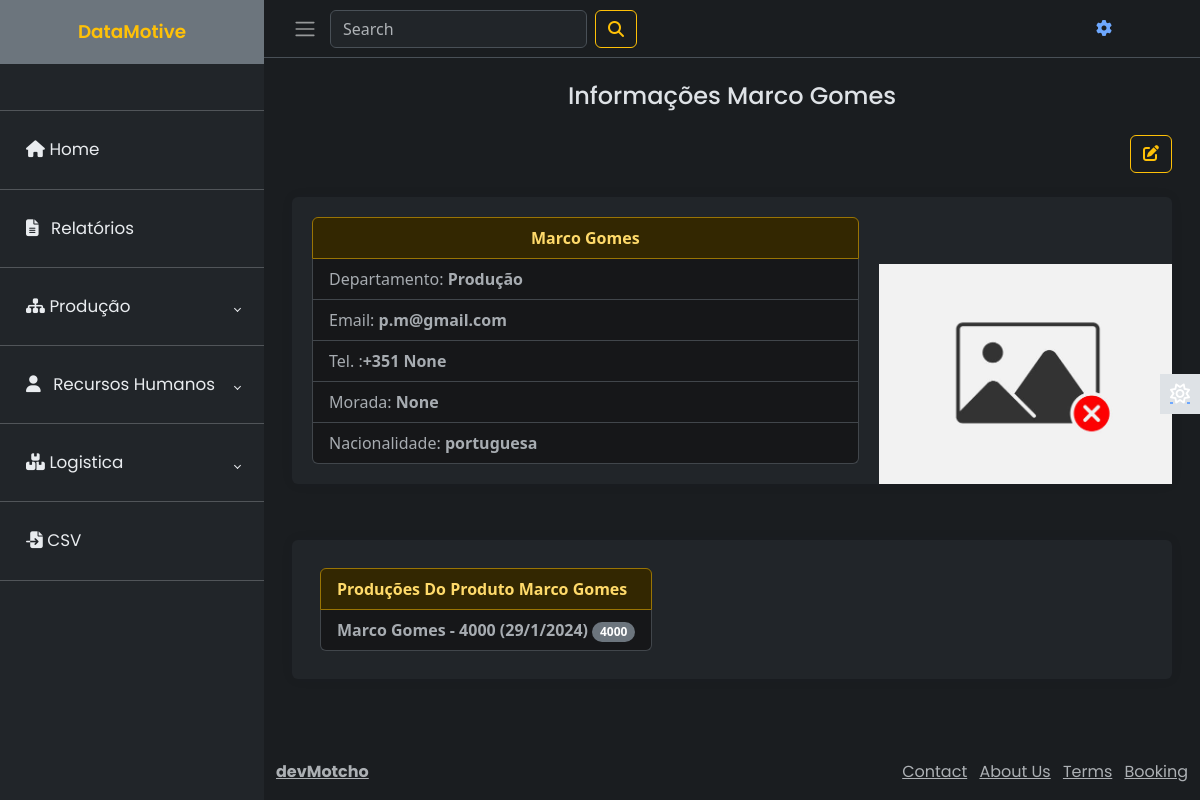
The page /human/2/ (signed in) on the database as committed earlier.
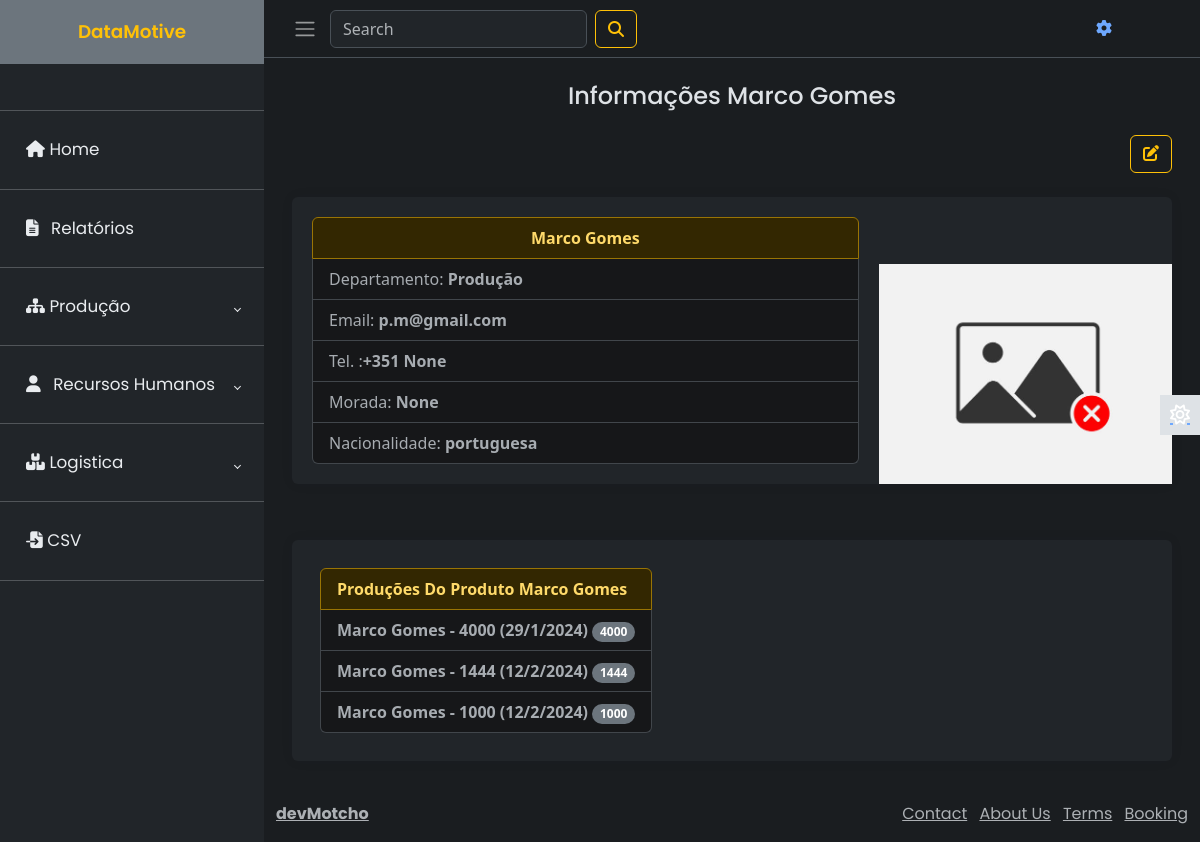
The same page on the database as committed later.
### product/models.py (models this page shows, shortened)
class Production(models.Model):
    production_order = models.ForeignKey(ProductionOrder, on_delete=models.CASCADE, blank=True, null=True)
    employee = models.ForeignKey(Employee, on_delete=models.CASCADE, blank=True, null=True)
    quantity = models.IntegerField(verbose_name='Quantidade Produzida')
    time = models.IntegerField(verbose_name= 'Tempo de Produção')
    date = models.DateTimeField(verbose_name='Data de Produção')

### human/models.py (models this page shows)
class Employee(models.Model):
    first_name = models.CharField(max_length=50)
    last_name = models.CharField(max_length=50)
    email = models.EmailField(max_length=50)
    department = models.CharField(
        max_length=3,
        choices=Department.choices,
        default=Department.PROD
    )
    image = models.ImageField(upload_to='func' ,default='random.jpg')
    contact = models.CharField(max_length=150, blank=True, null=True)
    nationality = models.CharField(max_length=150, default='portuguesa')
    address = models.CharField(max_length=150, blank=True, null=True)
    def name(self):
        return f'{self.first_name} {self.last_name}'
    def __str__(self):
        return f'{self.first_name} {self.last_name}'

### human/views.py (the view)
# urls.py: path('<str:pk>/', employeeView, name='view'),
def employeeView(request, pk):
    productions_df = None
    prod_product_df = None
    result = None
    employee = Employee.objects.get(id=pk)
    productions = Production.objects.filter(employee=employee)
    productions_df = pd.DataFrame(productions.values())
    productions_df['employee_id'] = productions_df['employee_id'].apply(get_employee_by_id)
    productions_df['production_order_id'] = productions_df['production_order_id'].apply(get_prod_order_by_id)
    productions_df['date'] = productions_df['date'].apply(lambda x: x.strftime('%Y-%m-%d'))
    productions_df.rename({'id':'Prod', 'production_order_id':'Ordem Prod', 'employee_id':'Funcionario', 'quantity':'Quantidade', 'time':'Tempo de Prod', 'date': 'data'}, axis=1, inplace=True)
    prod_product_data = []
    for production in productions:
        prod_product = {
            'Ordem Prod': production.production_order.prod_order_id,
            'Produto': production.production_order.product,
        }
        prod_product_data.append(prod_product)
    prod_product_df = pd.DataFrame(prod_product_data)
    result = pd.merge(productions_df, prod_product_df, on='Ordem Prod')
    print(productions_df)
    print('*********')
    print(prod_product_df)
    print('*********')
    print(result)
    productions_df = productions_df.to_html()
    result = result.to_html()
    context = {
        'obj':employee,
        'productions':productions,
        'productions_df':productions_df,
        'result':result,
    }
    return render(request, 'human/view.html', context)

### human/utils.py (called while the page is built)
def get_employee_by_id(val):
    employee = Employee.objects.get(id=val)
    return employee

def get_prod_order_by_id(val):
    prod_order = ProductionOrder.objects.get(id=val)
    return prod_order

### product/models.py (called while the page is built)
    def __str__(self):
        return f'{self.name} - ({self.category})'

    def __str__(self):
        return f'{self.prod_order_id}'

### human/templates/human/view.html (shortened to what the changed rows need)
{% extends 'main.html' %}
{% block content %}
<main class="content px-3 py-2">
    <div class="container-fluid">
        <div class="row my-4">
            <div class="col d-flex">
                <div class="card flex-fill border-0 illustration p-2 my-2">
                    <div class="card-body p-0 d-flex flex-fill">
                        <div class="row g-0 w-100">
                            <div class="col-8 d-flex">
                                <div class="p-3 m-1">
                                    <ul class="list-group">
                                        {% for item in productions %}
                                        <li class="list-group-item list-group-item-secondary">
                                            <strong>{{item.employee}} - {{item.quantity}}
                                                ({{item.date.day}}/{{item.date.month}}/{{item.date.year}})</strong>
                                            <span
                                                class="badge bg-secondary rounded-pill align-self-end">{{item.quantity}}</span>
                                        </li>
                                        {% endfor %}
                                    </ul>
                                </div>
                            </div>
                        </div>
                    </div>
                </div>
            </div>
        </div>
    </div>
</main>
{% endblock content %}

Rows that differ between the two databases and show on the page:
added Production: employee "Marco Gomes", quantity "1444", date.day "12", date.month "2", date.year "2024"
added Production: employee "Marco Gomes", quantity "1000", date.day "12", date.month "2", date.year "2024"
